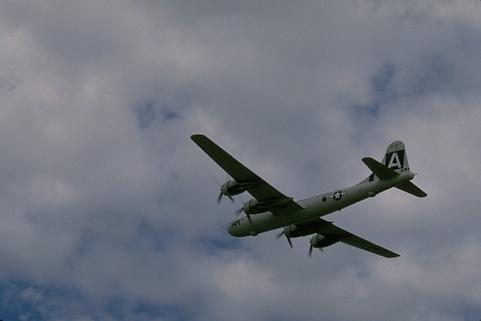
%> input picture Assignment 4/Question 2/3096_color.jpg, 481 x 321 px
$ octave Question2Simple.m   (GNU Octave 9; MATLAB toolbox functions it lacks are replaced by stand-ins)
%> lines starting %> are read from the running program, lines starting %| are printed output that depends on the picture; in (x1, y1, x2, y2) boxes, pixels count from 0 and x2, y2 are one past the last pixel; in counts of white or black regions, pixels touching at a corner belong together; the program's own positions count from 1
clear all, close all,

filenames{1,1} = '3096_color.jpg';
filenames{1,2} = '42049_color.jpg';

K = 2; % desired numbers of clusters
delta = 1e-2; % tolerance for EM stopping criterion
regWeight = 1e-10; % regularization parameter for covariance estimates


for imageCounter = 1:size(filenames,2)
    imdata = imread(filenames{1,imageCounter});
%> imdata is the input picture: size 321x481x3 uint8; mean R, G, B 114, 118.3, 129.3
    figure(1), subplot(size(filenames,2),length(K)+1,(imageCounter-1)*(length(K)+1)+1), imshow(imdata);
    if length(size(imdata))==3 % color image with RGB color values
        [R,C,D] = size(imdata); N = R*C; imdata = double(imdata);
%> after `[R,C,D] = size(imdata)`: R = 321; C = 481; D = 3
%> after `N = R*C`: N = 154401
        rowIndices = [1:R]'*ones(1,C); colIndices = ones(R,1)*[1:C];
        features = [rowIndices(:)';colIndices(:)']; % initialize with row and column indices
        for d = 1:D
            imdatad = imdata(:,:,d); % pick one color at a time
            features = [features;imdatad(:)'];
        end
%> this loop made 3 passes
%> pass 1, `imdatad = imdata(:,:,d);`:
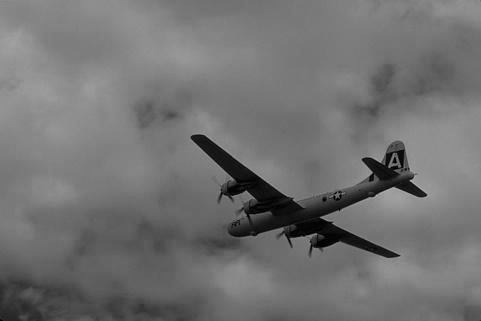
%> imdatad: size 321x481 double; min 0, max 184, mean 114
%> pass 3, `imdatad = imdata(:,:,d);`:
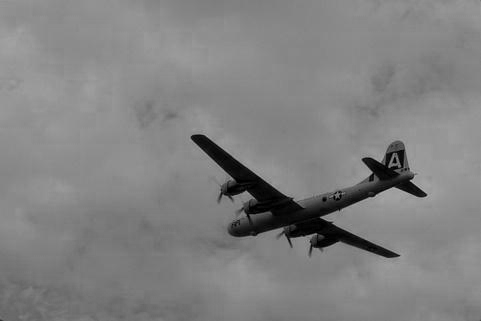
%> imdatad: size 321x481 double; min 0, max 179, mean 129.3
        minf = min(features,[],2); maxf = max(features,[],2);
%> after `minf = min(features,[],2)`: minf = [1; 1; 0; 1; 0]
%> after `maxf = max(features,[],2)`: maxf = [321; 481; 184; 183; 179]
        ranges = maxf-minf;
%> ranges = [320; 480; 184; 182; 179]
        x = diag(ranges.^(-1))*(features-repmat(minf,1,N)); % each feature normalized to the unit interval [0,1]
    end
    d = size(x,1); % feature dimensionality
%> d = 5

    M = 2;
    % Initialize the GMM to randomly selected samples
    alpha = ones(1,M)/M;
    shuffledIndices = randperm(N);
    mu = x(:,shuffledIndices(1:M)); % pick M random samples as initial mean estimates
%> mu = [0.166 0.578; 0.846 0.758; 0.625 0.489; 0.659 0.527; 0.754 0.503]
    [~,assignedCentroidLabels] = min(pdist2(mu',x'),[],1); % assign each sample to the nearest mean
    for m = 1:M % use sample covariances of initial assignments as initial covariance estimates
        %alpha(1,m) = find(assignedCentroidLabels==m)/N;
        Sigma(:,:,m) = cov(x(:,find(assignedCentroidLabels==m))') + regWeight*eye(d,d);
    end
    t = 0; %displayProgress(t,x,alpha,mu,Sigma);

    Converged = 0; % Not converged at the beginning
    while ~Converged
        for l = 1:M
            temp(l,:) = repmat(alpha(l),1,N).*evalGaussian(x,mu(:,l),Sigma(:,:,l));
        end
        plgivenx = temp./sum(temp,1);
        alphaNew = mean(plgivenx,2);
        w = plgivenx./repmat(sum(plgivenx,2),1,N);
        muNew = x*w';
        for l = 1:M
            v = x-repmat(muNew(:,l),1,N);
            u = repmat(w(l,:),d,1).*v;
            SigmaNew(:,:,l) = u*v' + regWeight*eye(d,d); % adding a small regularization term
        end
        Dalpha = sum(abs(alphaNew-alpha));
        Dmu = sum(sum(abs(muNew-mu)));
        DSigma = sum(sum(abs(abs(SigmaNew-Sigma))));
        Converged = ((Dalpha+Dmu+DSigma)<delta); % Check if converged
        alpha = alphaNew; mu = muNew; Sigma = SigmaNew;
        t = t+1;
        displayProgress(t,x,alpha,mu,Sigma);
    end
%> this loop made 14 passes
%> (Dalpha, Dmu, DSigma, Converged, alpha, logLikelihood in displayProgress) on passes 2 to 9: (0.0817, 0.106, [0.0201 0.0577], [false false], [0.632; 0.368], 1049276.5), (0.075, 0.0831, [0.0187 0.038], [false false], [0.669; 0.331], 1057890), (0.0811, 0.0934, [0.0239 0.0467], [false false], [0.71; 0.29], 1067139.6), (0.0911, 0.135, [0.0271 0.0657], [false false], [0.755; 0.245], 1077327.3), (0.0892, 0.168, [0.0244 0.0807], [false false], [0.8; 0.2], 1086072.7), (0.0629, 0.151, [0.0158 0.072], [false false], [0.831; 0.169], 1091351.6), (0.034, 0.0962, [0.00822 0.0489], [false false], [0.848; 0.152], 1093668.1), (0.017, 0.0496, [0.00516 0.0228], [false false], [0.857; 0.143], 1094275.4)
%> (Dalpha, Dmu, DSigma, alpha, logLikelihood in displayProgress) on pass 1: ([0.181 0.181], 1.28, [0.0408 0.112], [0.591; 0.409], 1038079.8)
%> after the loop, t = 14
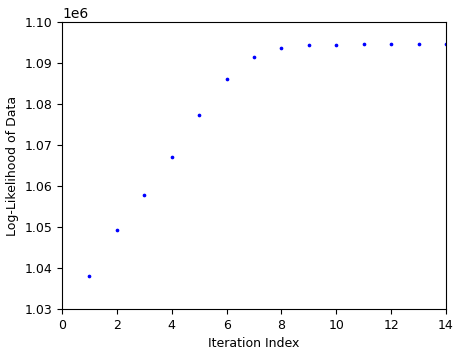
%> figure redrawn from the program's plot data


    %Evaluate which component each feature vector belongs to

    prob = ones(M, size(features, 2));
    for m = 1 : M
        prob(m, :) = alpha(m) * evalGaussian(x, mu(:,m), Sigma(:,:,m));
    end
%> this loop made 2 passes
%> C in evalGaussian on passes 1 to 2: 26978.7, 3599.7
    [~,labels] = min(prob, [], 1);
    labelImage = reshape(labels, R, C);
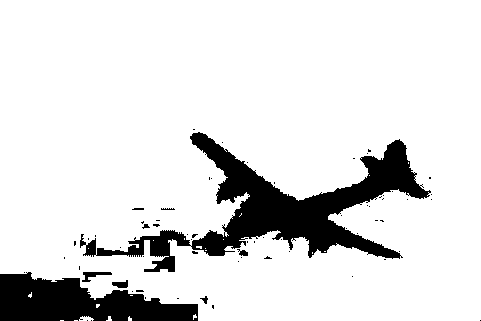
%> labelImage: size 321x481 double; values 1 (black) and 2 (white), 87.3% white; 67 black regions (58 under 20 px), largest, box (x1, y1, x2, y2) and area: (80, 132, 431, 272) 12878, (0, 272, 198, 321) 6147, (82, 272, 112, 282) 134
    figure, imshow(uint8(labelImage*255/K));
        title(strcat({'Clustering with K = '},num2str(K)));

end
%> pass 2 of the loop `for imageCounter = 1:size(filenames,2)`:
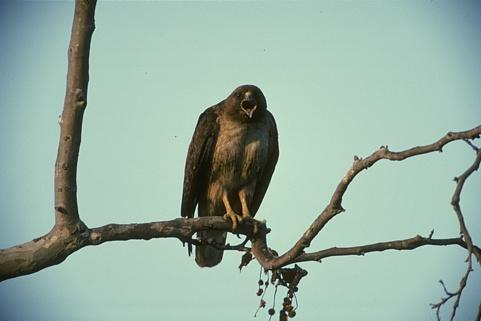
%> input picture Assignment 4/Question 2/42049_color.jpg, 481 x 321 px
%> imdata is the input picture: size 321x481x3 uint8; mean R, G, B 151.2, 175.1, 163.2
%> imdata: size 321x481x3 double
%> minf = [1; 1; 0; 0; 0]
%> maxf = [321; 481; 244; 252; 247]
%> ranges = [320; 480; 244; 252; 247]
%> `mu = x(:,shuffledIndices(1:M));`: mu = [0.603 0.856; 0.144 0.398; 0.189 0.746; 0.187 0.833; 0.126 0.794]
%> the loop `while ~Converged` made 13 passes
%> (Dalpha, Dmu, DSigma, Converged, alpha, logLikelihood in displayProgress) on passes 2 to 6: (0.0241, 0.118, [0.16 0.0135], [false false], [0.219; 0.781], 983239.1), (0.0356, 0.13, [0.157 0.0118], [false false], [0.237; 0.763], 1002388.8), (0.0353, 0.0955, [0.0905 0.00747], [false false], [0.254; 0.746], 1012175.8), (0.0283, 0.0662, [0.0534 0.00639], [false false], [0.268; 0.732], 1017265.8), (0.0223, 0.0484, [0.0338 0.00516], [false false], [0.28; 0.72], 1019943.4)
%> after the loop `while ~Converged`: t = 13
%> after the loop `while ~Converged`:
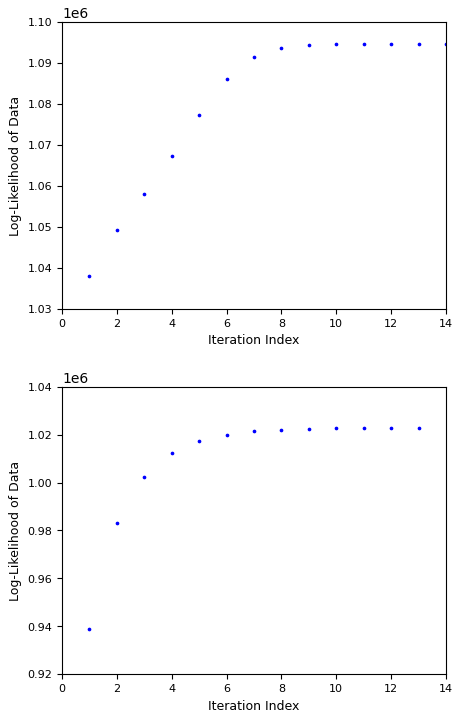
%> figure redrawn from the program's plot data, 2 panels
%> the loop `for m = 1 : M` made 2 passes
%> `labelImage = reshape(labels, R, C);`:
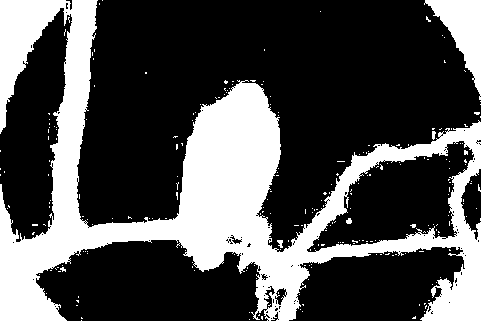
%> labelImage: size 321x481 double; values 1 (black) and 2 (white), 30.8% white; 242 white regions (237 under 20 px), largest, box (x1, y1, x2, y2) and area: (0, 0, 481, 321) 44398, (424, 0, 481, 100) 2374, (277, 240, 283, 248) 32, (346, 218, 352, 224) 28, (432, 131, 436, 140) 27

%%%
function displayProgress(t,x,alpha,mu,Sigma)
figure(1),
if size(x,1)==2
    subplot(1,2,1), cla,
    plot(x(1,:),x(2,:),'b.');
    xlabel('x_1'), ylabel('x_2'), title('Data and Estimated GMM Contours'),
    axis equal, hold on;
    rangex1 = [min(x(1,:)),max(x(1,:))];
    rangex2 = [min(x(2,:)),max(x(2,:))];
    [x1Grid,x2Grid,zGMM] = contourGMM(alpha,mu,Sigma,rangex1,rangex2);
    contour(x1Grid,x2Grid,zGMM); axis equal,
    subplot(1,2,2),
end
logLikelihood = sum(log(evalGMM(x,alpha,mu,Sigma)));
plot(t,logLikelihood,'b.'); hold on,
xlabel('Iteration Index'), ylabel('Log-Likelihood of Data'),
drawnow; pause(0.1),

end

%%%
function g = evalGaussian(x,mu,Sigma)
% Evaluates the Gaussian pdf N(mu,Sigma) at each coumn of X
[n,N] = size(x);
C = ((2*pi)^n * det(Sigma))^(-1/2);
E = -0.5*sum((x-repmat(mu,1,N)).*(inv(Sigma)*(x-repmat(mu,1,N))),1);
g = C*exp(E);
end

%%%
function gmm = evalGMM(x,alpha,mu,Sigma)
gmm = zeros(1,size(x,2));
for m = 1:length(alpha) % evaluate the GMM on the grid
    gmm = gmm + alpha(m)*evalGaussian(x,mu(:,m),Sigma(:,:,m));
end
end
